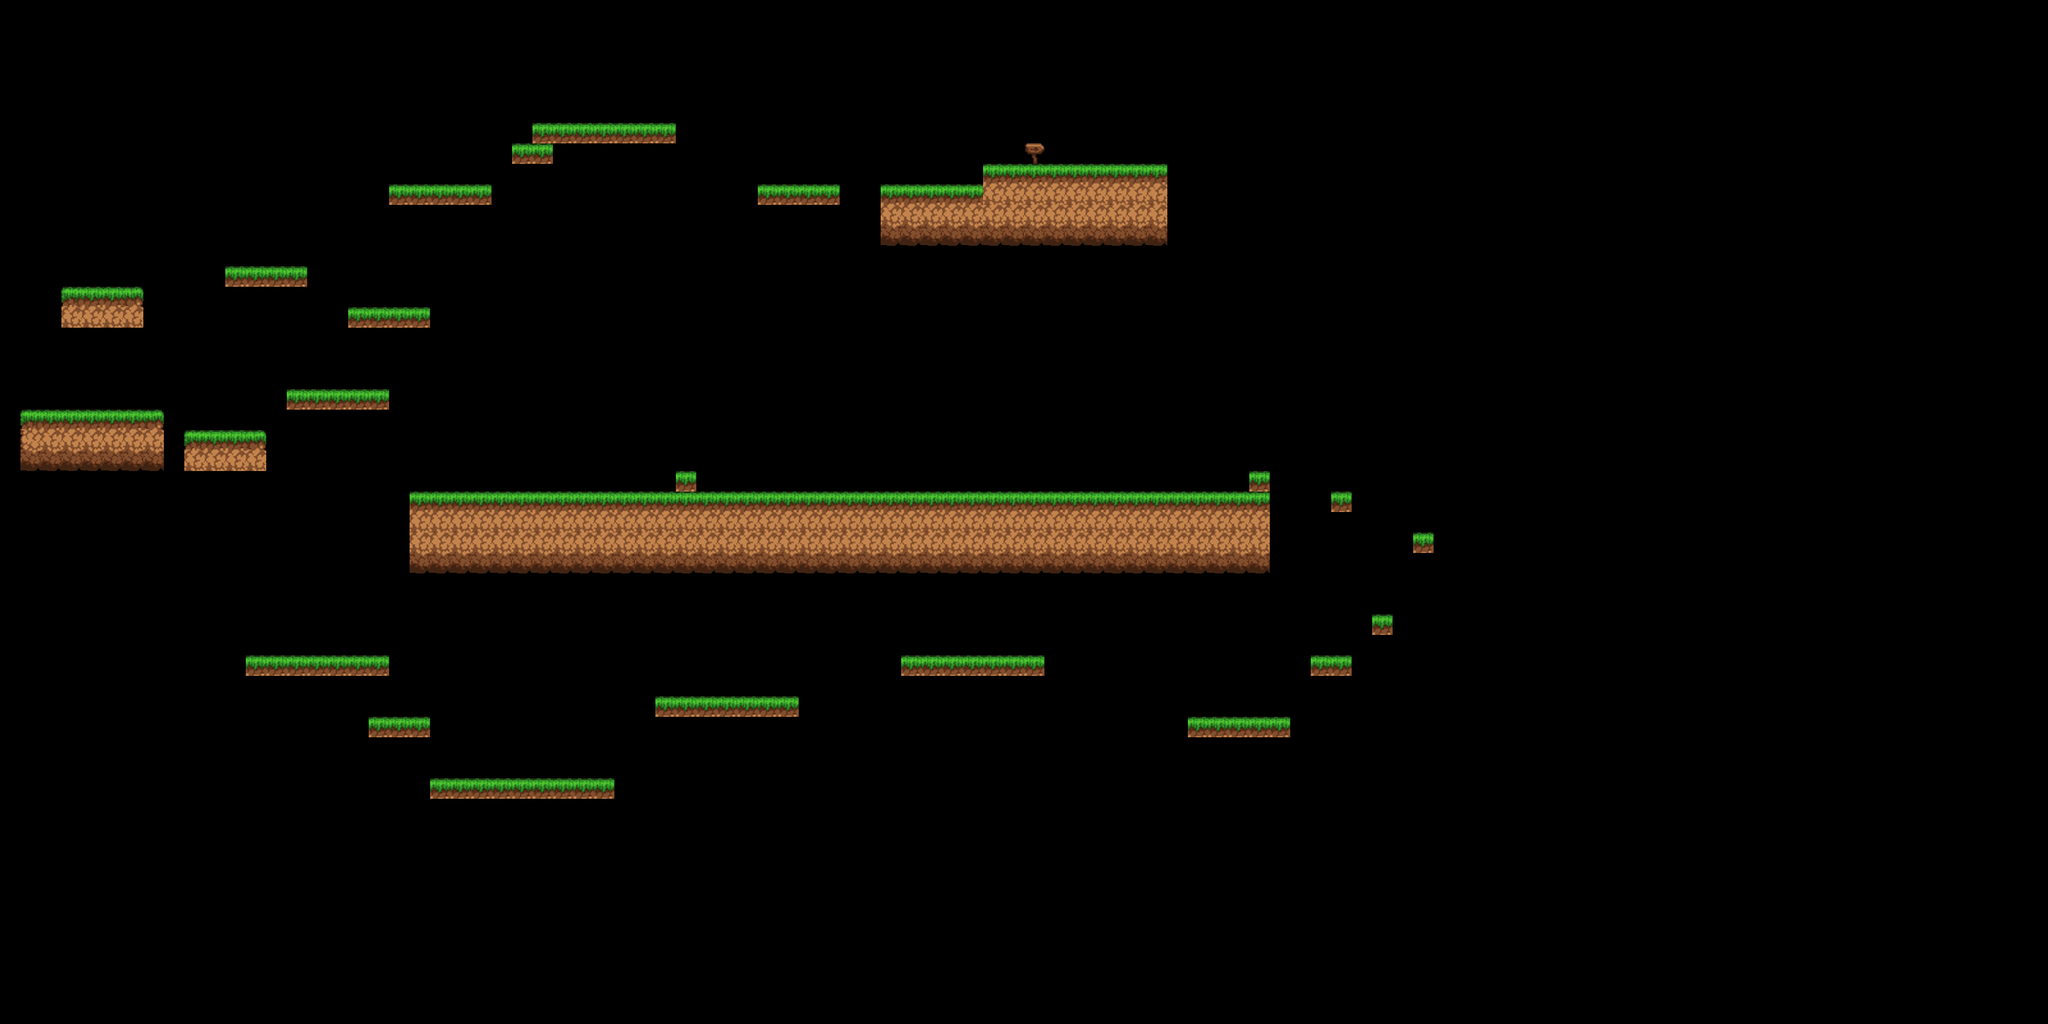

This game map was drawn from its Tiled (.tmx) file and the tilesets committed beside it. A one-line description and the trimmed map source follow:
An orthogonal 100x50 tile map with 32x32 px tiles, 1 tile layer (platforms) and 14 objects (7x walker_enemy_spawn, 2x health_potion_item, sign, player_spawn, simple_melee_enemy_spawn, ...).

<map version="1.9" tiledversion="1.9.0" orientation="orthogonal" renderorder="right-down" width="100" height="50" tilewidth="32" tileheight="32" infinite="0" nextlayerid="5" nextobjectid="25">
 <tileset firstgid="1" source="placeholder_platformer_tileset.tsx" />
 <layer id="1" name="platforms" width="100" height="50">
  <data>[5000 cells, 333 non-empty, 7 distinct tile ids]</data>
 </layer>
 <objectgroup id="4" name="signs">
  <object id="24" name="sign" x="1600" y="224" width="32" height="32">
   <properties>
    <property name="text" value="Chicken Nuggets." />
   </properties>
  </object>
 </objectgroup>
 <objectgroup id="2" name="spawns">
  <object id="1" name="player_spawn" x="1952" y="704" width="32" height="32" />
  <object id="2" name="walker_enemy_spawn" x="640" y="736" width="32" height="32" />
  <object id="4" name="walker_enemy_spawn" x="928" y="160" width="32" height="32" />
  <object id="9" name="walker_enemy_spawn" x="1280" y="256" width="32" height="32" />
  <object id="11" name="walker_enemy_spawn" x="1632" y="736" width="32" height="32" />
  <object id="12" name="walker_enemy_spawn" x="608" y="448" width="32" height="32" />
  <object id="13" name="walker_enemy_spawn" x="608" y="256" width="32" height="32" />
  <object id="18" name="walker_enemy_spawn" x="1408" y="0" width="32" height="32" />
  <object id="22" name="simple_melee_enemy_spawn" x="1152" y="736" width="32" height="32" />
 </objectgroup>
 <objectgroup id="3" name="items">
  <object id="7" name="jetpack_item" x="1024" y="736" width="32" height="32" />
  <object id="19" name="health_potion_item" x="1824" y="736" width="32" height="32" />
  <object id="20" name="gravity_bow_item" x="1760" y="736" width="32" height="32" />
  <object id="21" name="health_potion_item" x="576" y="576" width="32" height="32" />
 </objectgroup>
</map>
